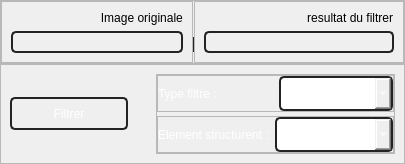
            <widget class="QWidget" name="page_fltr_median">
             <layout class="QVBoxLayout" name="verticalLayout_23">
              <property name="spacing">
               <number>0</number>
              </property>
              <property name="leftMargin">
               <number>0</number>
              </property>
              <property name="topMargin">
               <number>0</number>
              </property>
              <property name="rightMargin">
               <number>0</number>
              </property>
              <property name="bottomMargin">
               <number>0</number>
              </property>
              <item>
               <widget class="QFrame" name="frame_18">
                <property name="frameShape">
                 <enum>QFrame::StyledPanel</enum>
                </property>
                <property name="frameShadow">
                 <enum>QFrame::Raised</enum>
                </property>
                <layout class="QHBoxLayout" name="horizontalLayout_14">
                 <property name="spacing">
                  <number>0</number>
                 </property>
                 <property name="leftMargin">
                  <number>0</number>
                 </property>
                 <property name="topMargin">
                  <number>0</number>
                 </property>
                 <property name="rightMargin">
                  <number>0</number>
                 </property>
                 <property name="bottomMargin">
                  <number>0</number>
                 </property>
                 <item>
                  <widget class="QFrame" name="frame_20">
                   <property name="frameShape">
                    <enum>QFrame::StyledPanel</enum>
                   </property>
                   <property name="frameShadow">
                    <enum>QFrame::Raised</enum>
                   </property>
                   <layout class="QVBoxLayout" name="verticalLayout_24">
                    <item>
                     <widget class="QLabel" name="label_10">
                      <property name="maximumSize">
                       <size>
                        <width>16777215</width>
                        <height>25</height>
                       </size>
                      </property>
                      <property name="styleSheet">
                       <string notr="true"/>
                      </property>
                      <property name="text">
                       <string>                           Image originale</string>
                      </property>
                     </widget>
                    </item>
                    <item>
                     <widget class="QLabel" name="label_img_med">
                      <property name="styleSheet">
                       <string notr="true">*{
border: 1.5px solid #232323;
padding:2px;
border-radius: 5px;
}</string>
                      </property>
                      <property name="text">
                       <string/>
                      </property>
                     </widget>
                    </item>
                   </layout>
                  </widget>
                 </item>
                 <item>
                  <widget class="QLabel" name="label_11">
                   <property name="maximumSize">
                    <size>
                     <width>1</width>
                     <height>16777215</height>
                    </size>
                   </property>
                   <property name="styleSheet">
                    <string notr="true">background-color: rgb(35, 35, 35);
margin-bottom:11px;
margin-top:36px;</string>
                   </property>
                   <property name="text">
                    <string/>
                   </property>
                  </widget>
                 </item>
                 <item>
                  <widget class="QFrame" name="frame_21">
                   <property name="frameShape">
                    <enum>QFrame::StyledPanel</enum>
                   </property>
                   <property name="frameShadow">
                    <enum>QFrame::Raised</enum>
                   </property>
                   <layout class="QVBoxLayout" name="verticalLayout_25">
                    <item>
                     <widget class="QLabel" name="label_12">
                      <property name="maximumSize">
                       <size>
                        <width>16777215</width>
                        <height>25</height>
                       </size>
                      </property>
                      <property name="styleSheet">
                       <string notr="true"/>
                      </property>
                      <property name="text">
                       <string>                               resultat du filtrer</string>
                      </property>
                     </widget>
                    </item>
                    <item>
                     <widget class="QLabel" name="label_rslt_med">
                      <property name="styleSheet">
                       <string notr="true">*{
border: 1.5px solid #232323;
padding:2px;
border-radius: 5px;
}</string>
                      </property>
                      <property name="text">
                       <string/>
                      </property>
                     </widget>
                    </item>
                   </layout>
                  </widget>
                 </item>
                </layout>
               </widget>
              </item>
              <item>
               <widget class="QFrame" name="frame_19">
                <property name="maximumSize">
                 <size>
                  <width>16777215</width>
                  <height>100</height>
                 </size>
                </property>
                <property name="frameShape">
                 <enum>QFrame::StyledPanel</enum>
                </property>
                <property name="frameShadow">
                 <enum>QFrame::Raised</enum>
                </property>
                <layout class="QHBoxLayout" name="horizontalLayout_27">
                 <property name="spacing">
                  <number>28</number>
                 </property>
                 <item>
                  <widget class="QPushButton" name="btn_fltr_med">
                   <property name="cursor">
                    <cursorShape>PointingHandCursor</cursorShape>
                   </property>
                   <property name="styleSheet">
                    <string notr="true">*{
color: rgb(255, 255, 255);
border: 1.5px solid #232323;
height:25px;
padding:2px;
border-radius: 5px;
}

QPushButton::hover{
background-color: #232323;
}</string>
                   </property>
                   <property name="text">
                    <string>Filtrer</string>
                   </property>
                  </widget>
                 </item>
                 <item>
                  <widget class="QFrame" name="frame_41">
                   <property name="frameShape">
                    <enum>QFrame::StyledPanel</enum>
                   </property>
                   <property name="frameShadow">
                    <enum>QFrame::Raised</enum>
                   </property>
                   <layout class="QVBoxLayout" name="verticalLayout_10">
                    <property name="spacing">
                     <number>4</number>
                    </property>
                    <property name="leftMargin">
                     <number>0</number>
                    </property>
                    <property name="topMargin">
                     <number>0</number>
                    </property>
                    <property name="rightMargin">
                     <number>0</number>
                    </property>
                    <property name="bottomMargin">
                     <number>0</number>
                    </property>
                    <item>
                     <widget class="QFrame" name="frame_24">
                      <property name="maximumSize">
                       <size>
                        <width>16777215</width>
                        <height>50</height>
                       </size>
                      </property>
                      <property name="frameShape">
                       <enum>QFrame::StyledPanel</enum>
                      </property>
                      <property name="frameShadow">
                       <enum>QFrame::Raised</enum>
                      </property>
                      <layout class="QHBoxLayout" name="horizontalLayout_13">
                       <property name="leftMargin">
                        <number>0</number>
                       </property>
                       <property name="topMargin">
                        <number>0</number>
                       </property>
                       <property name="rightMargin">
                        <number>0</number>
                       </property>
                       <property name="bottomMargin">
                        <number>0</number>
                       </property>
                       <item>
                        <widget class="QLabel" name="label_31">
                         <property name="styleSheet">
                          <string notr="true">color: rgb(255, 255, 255);</string>
                         </property>
                         <property name="text">
                          <string>Type filtre :</string>
                         </property>
                        </widget>
                       </item>
                       <item>
                        <widget class="QComboBox" name="comboBox_filtre">
                         <property name="styleSheet">
                          <string notr="true">*{color: rgb(255, 255, 255);
border: 1.5px solid #232323;
height:40px;
padding:2px;
border-radius: 5px;
}</string>
                         </property>
                         <item>
                          <property name="text">
                           <string>Choisir un filtre</string>
                          </property>
                         </item>
                         <item>
                          <property name="text">
                           <string>Gaussien</string>
                          </property>
                         </item>
                         <item>
                          <property name="text">
                           <string>Moyenneur</string>
                          </property>
                         </item>
                         <item>
                          <property name="text">
                           <string>Median</string>
                          </property>
                         </item>
                        </widget>
                       </item>
                      </layout>
                     </widget>
                    </item>
                    <item>
                     <widget class="QFrame" name="frame_42">
                      <property name="frameShape">
                       <enum>QFrame::StyledPanel</enum>
                      </property>
                      <property name="frameShadow">
                       <enum>QFrame::Raised</enum>
                      </property>
                      <layout class="QHBoxLayout" name="horizontalLayout_17">
                       <property name="leftMargin">
                        <number>0</number>
                       </property>
                       <property name="topMargin">
                        <number>0</number>
                       </property>
                       <property name="rightMargin">
                        <number>0</number>
                       </property>
                       <property name="bottomMargin">
                        <number>0</number>
                       </property>
                       <item>
                        <widget class="QLabel" name="label_32">
                         <property name="styleSheet">
                          <string notr="true">color: rgb(255, 255, 255);</string>
                         </property>
                         <property name="text">
                          <string>Element structurent :</string>
                         </property>
                        </widget>
                       </item>
                       <item>
                        <widget class="QComboBox" name="comboBox2_filtre">
                         <property name="styleSheet">
                          <string notr="true">*{color: rgb(255, 255, 255);
border: 1.5px solid #232323;
height:40px;
padding:2px;
border-radius: 5px;
}</string>
                         </property>
                         <item>
                          <property name="text">
                           <string>Choisir l'élement</string>
                          </property>
                         </item>
                         <item>
                          <property name="text">
                           <string>3x3</string>
                          </property>
                         </item>
                         <item>
                          <property name="text">
                           <string>5x5</string>
                          </property>
                         </item>
                         <item>
                          <property name="text">
                           <string>7x7</string>
                          </property>
                         </item>
                         <item>
                          <property name="text">
                           <string>11x11</string>
                          </property>
                         </item>
                         <item>
                          <property name="text">
                           <string>45x45</string>
                          </property>
                         </item>
                        </widget>
                       </item>
                      </layout>
                     </widget>
                    </item>
                   </layout>
                  </widget>
                 </item>
                </layout>
               </widget>
              </item>
             </layout>
            </widget>
